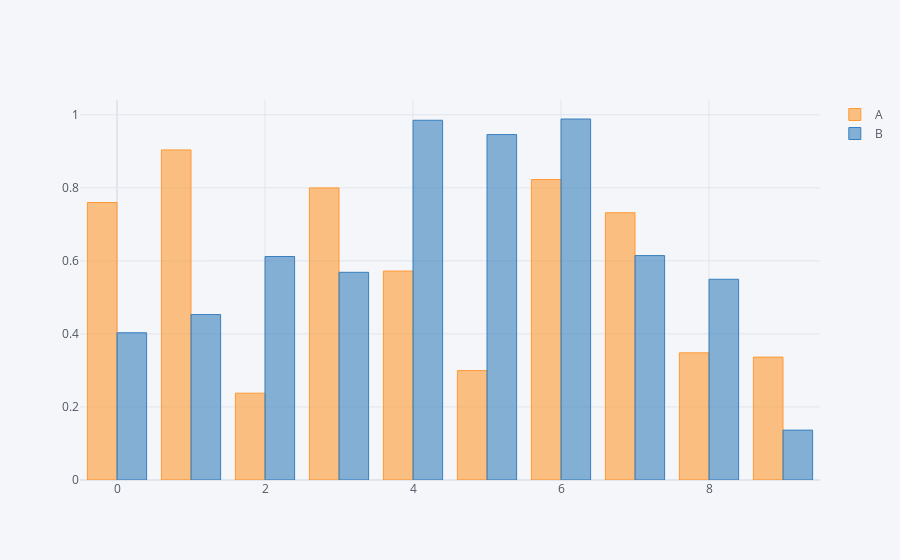

Notebook source saved alongside this figure:
### Markdown cell above
### 2.4.1. bar 그래프 테스트

### Code cell
df.iplot(kind='bar')

### Figure 1 — Plotly figure (JSON) as saved in the notebook; plotly's stock layout.template omitted (floating-point values rounded to 4 significant figures)
{"data": [{"marker": {"color": "rgba(255, 153, 51, 0.6)", "line": {"color": "rgba(255, 153, 51, 1.0)", "width": 1}}, "name": "A", "orientation": "v", "text": "", "type": "bar", "x": [0, 1, 2, 3, 4, 5, 6, 7, 8, 9], "y": [0.7598, 0.9038, 0.2377, 0.7997, 0.572, 0.2996, 0.8226, 0.7318, 0.3482, 0.3365]}, {"marker": {"color": "rgba(55, 128, 191, 0.6)", "line": {"color": "rgba(55, 128, 191, 1.0)", "width": 1}}, "name": "B", "orientation": "v", "text": "", "type": "bar", "x": [0, 1, 2, 3, 4, 5, 6, 7, 8, 9], "y": [0.4032, 0.453, 0.6119, 0.5687, 0.985, 0.9458, 0.9884, 0.6144, 0.5496, 0.1366]}], "layout": {"legend": {"bgcolor": "#F5F6F9", "font": {"color": "#4D5663"}}, "paper_bgcolor": "#F5F6F9", "plot_bgcolor": "#F5F6F9", "title": {"font": {"color": "#4D5663"}}, "xaxis": {"gridcolor": "#E1E5ED", "showgrid": true, "tickfont": {"color": "#4D5663"}, "title": {"font": {"color": "#4D5663"}, "text": ""}, "zerolinecolor": "#E1E5ED"}, "yaxis": {"gridcolor": "#E1E5ED", "showgrid": true, "tickfont": {"color": "#4D5663"}, "title": {"font": {"color": "#4D5663"}, "text": ""}, "zerolinecolor": "#E1E5ED"}}}
